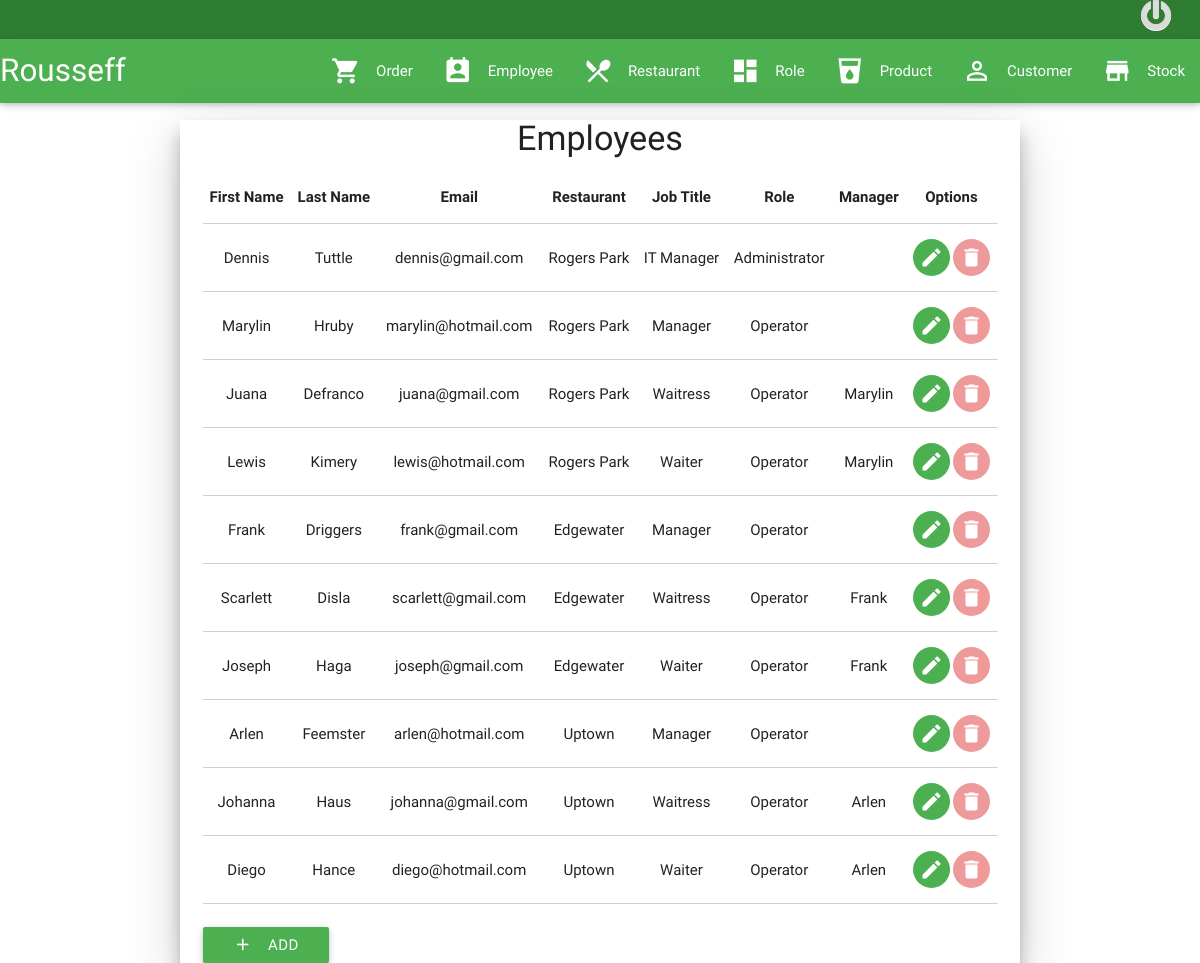
The page /view/employee.php (signed in) on the database its author committed.
### tables this page shows
CREATE TABLE IF NOT EXISTS `employee` (
  `employeeId` INT(11) NOT NULL AUTO_INCREMENT,
  `employeeSSN` VARCHAR(45) NOT NULL,
  `employeeLastName` VARCHAR(50) NOT NULL,
  `employeeFirstName` VARCHAR(50) NOT NULL,
  `employeeEmail` VARCHAR(100) NOT NULL,
  `restaurantId` INT(11) NOT NULL,
  `employeeReportsTo` INT(11) NULL DEFAULT NULL,
  `employeeJobTitle` VARCHAR(50) NOT NULL,
  `employeeUserName` VARCHAR(45) NOT NULL,
  `employeePassword` VARCHAR(100) NULL DEFAULT NULL,
  `roleId` INT(11) NOT NULL,
  `employeeDeleted` BINARY NOT NULL DEFAULT 0,
  PRIMARY KEY (`employeeId`),
  CONSTRAINT `employees_ibfk_1`
    FOREIGN KEY (`employeeReportsTo`)
    REFERENCES `employee` (`employeeId`),
  CONSTRAINT `restaurantId`
    FOREIGN KEY (`restaurantId`)
    REFERENCES `restaurant` (`restaurantId`)
    ON DELETE NO ACTION
    ON UPDATE NO ACTION,
  CONSTRAINT `roleId`
    FOREIGN KEY (`roleId`)
    REFERENCES `role` (`roleId`)
    ON DELETE NO ACTION
    ON UPDATE NO ACTION);

CREATE TABLE IF NOT EXISTS `restaurant` (
  `restaurantId` INT(11) NOT NULL AUTO_INCREMENT,
  `restaurantName` VARCHAR(45) NOT NULL,
  `restaurantPhone` VARCHAR(50) NOT NULL,
  `restaurantAddressLine1` VARCHAR(50) NULL DEFAULT NULL,
  `restaurantAddressLine2` VARCHAR(50) NULL DEFAULT NULL,
  `restaurantCity` VARCHAR(50) NOT NULL,
  `restaurantState` VARCHAR(50) NULL DEFAULT NULL,
  `restaurantCountry` VARCHAR(50) NOT NULL,
  `restaurantPostalCode` VARCHAR(15) NOT NULL,
  `restaurantDeleted` BINARY NOT NULL DEFAULT 0,
  PRIMARY KEY (`restaurantId`));

CREATE TABLE IF NOT EXISTS `role` (
  `roleId` INT(11) NOT NULL AUTO_INCREMENT,
  `roleName` VARCHAR(45) NULL DEFAULT NULL,
  `roleDeleted` BINARY NOT NULL DEFAULT 0,
  `roleDescription` VARCHAR(100) NULL,
  PRIMARY KEY (`roleId`));

### dataaccess/db.inc.php (called while the page is built)
<?php
	include_once DIR_BASE . "dataaccess/config.inc.php";
	class BaseDB
	{
		function connectDatabase()
		{
			try
			{
				global $host, $dbname, $username, $password;
			  	$pdo = new PDO('mysql:host=' . $host . ';dbname=' . $dbname . '', $username, $password);
			  	$pdo->setAttribute(PDO::ATTR_ERRMODE, PDO::ERRMODE_EXCEPTION);
			  	$pdo->exec('SET NAMES "utf8"');
			  	return $pdo;
			}
			catch (PDOException $e)
			{
			  	$error = 'Unable to connect to the database server. ' . $e->getMessage();
			  	die($error);
			  	exit();
			}
			catch (Exception $err)
			{
				$error = 'Error. ' . $e->getMessage();
			 	die($error);
			  	exit();
			}
		}
	}

### business/employeeBS.php (called while the page is built, shortened)
<?php
	require_once DIR_BASE . 'mapper/employeeMapper.php';
	class EmployeeBS
	{
		private $employeeMapper;
		function EmployeeBS()
		{
			$this->employeeMapper = new EmployeeMapper();
		}
		public function getEmployees($id = null)
		{
			return $this->employeeMapper->getEmployees($id);
		}
	}

### dataaccess/employeeDA.php (called while the page is built, shortened)
<?php
	include_once DIR_BASE . "dataaccess/db.inc.php";
	class EmployeeDA extends BaseDB
	{
		private $conn;
		function EmployeeDA()
		{
			$this->conn = parent::connectDatabase();
		}
		public function getEmployees($id = null, $userName = null, $connection = null)
		{
			if($connection == null)
				$connection = $this->conn;
			try
			{
				$sql = 'SELECT
							emp.*,
							sup.`employeeId` AS supervisorId,
							sup.`employeeSSN` AS supervisorSSN,
						    sup.`employeeLastName` AS supervisorLastName,
						    sup.`employeeFirstName` AS supervisorFirstName,
						    sup.`employeeEmail` AS supervisorEmail,
						    sup.`restaurantId` AS supervisorRestaurantId,
						    sup.`employeeReportsTo` AS supervisorReportsTo,
						    sup.`employeeJobTitle` AS supervisorJobTitle,
						    sup.`employeeUserName` AS supervisorUserName,
						    sup.`employeePassword` AS supervisorPassword,
						    sup.`roleId` AS supervisorRoleId,
							`role`.*,
							`restaurant`.*
						FROM
							`employee` emp
							LEFT JOIN
							`employee` sup
							ON emp.employeeReportsTo = sup.employeeId
							LEFT JOIN
							`restaurant`
							ON emp.restaurantId = `restaurant`.restaurantId
							LEFT JOIN
							`role`
							ON emp.roleId = `role`.roleId';
				$prep = $connection->prepare($sql);
			    $prep->execute();
			    return $prep->fetchAll();
			}
			catch (PDOException $e)
			{
			    $error = 'Error fetching employees: ' . $e->getMessage();
			    die($error);
			    exit();
			}
		}
	}

### mapper/employeeMapper.php (called while the page is built, shortened)
<?php
	include_once DIR_BASE . "dataaccess/employeeDA.php";
	include_once DIR_BASE . "mapper/restaurantMapper.php";
	include_once DIR_BASE . "mapper/roleMapper.php";
	class EmployeeMapper
	{
		private $employeeDAO = null;
		private $roleMapper;
		private $restaurantMapper;
		function EmployeeMapper()
		{
			$this->employeeDAO = new EmployeeDA();
			$this->roleMapper = new RoleMapper();
			$this->restaurantMapper = new RestaurantMapper();
		}
		public function getEmployees($id = null, $userName = null, $connection = null)
		{
			$employeeRet = [];
			$employees = $this->employeeDAO->getEmployees($id, $userName);
			foreach ($employees as $employee)
			{
				array_push($employeeRet, $this->createEmployee($employee));
			}
			return $employeeRet;
		}
		public function createEmployee($employee)
		{
			$emp = new Employee();
			$emp->id = $employee['employeeId'];
			$emp->ssn = $employee['employeeSSN'];
			$emp->lastName = $employee['employeeLastName'];
			$emp->firstName = $employee['employeeFirstName'];
			$emp->email = $employee['employeeEmail'];
			$emp->restaurant = $this->restaurantMapper->createRestaurant($employee);
			$emp->reportsTo = $this->createSupervisor($employee);
			$emp->jobTitle = $employee['employeeJobTitle'];
			$emp->userName = $employee['employeeUserName'];
			$emp->password = $employee['employeePassword'];
			$emp->role = $this->roleMapper->createRole($employee);
			return $emp;
		}
		public function createSupervisor($employee)
		{
			$emp = new Employee();
			if(isset($employee['supervisorId']))
			{
				$emp->id = $employee['supervisorId'];
				$emp->ssn = $employee['supervisorSSN'];
				$emp->lastName = $employee['supervisorLastName'];
				$emp->firstName = $employee['supervisorFirstName'];
				$emp->email = $employee['supervisorEmail'];
				$emp->restaurant = $this->restaurantMapper->createRestaurant($employee);
				$emp->jobTitle = $employee['supervisorJobTitle'];
				$emp->userName = $employee['supervisorUserName'];
				$emp->password = $employee['supervisorPassword'];
				$emp->role = $this->roleMapper->createRole($employee);
			}
			return $emp;
		}
	}

### mapper/restaurantMapper.php (called while the page is built, shortened)
<?php
	class RestaurantMapper
	{
		public function createRestaurant($restaurant)
		{
			$rest = new Restaurant();
			$rest->id = $restaurant['restaurantId'];
			$rest->name = $restaurant['restaurantName'];
			$rest->phone = $restaurant['restaurantPhone'];
			$rest->addressLine1 = $restaurant['restaurantAddressLine1'];
			$rest->addressLine2 = $restaurant['restaurantAddressLine2'];
			$rest->city = $restaurant['restaurantCity'];
			$rest->state = $restaurant['restaurantState'];
			$rest->country = $restaurant['restaurantCountry'];
			$rest->postalCode = $restaurant['restaurantPostalCode'];
			return $rest;
		}
	}

### mapper/roleMapper.php (called while the page is built, shortened)
<?php
	class RoleMapper
	{
		public function createRole($role)
		{
			$rol = new Role();
			$rol->id = $role['roleId'];
			if(isset($role['roleName']))
			{
				$rol->name = $role['roleName'];
			}
			return $rol;
		}
	}

### view/employee.html.php (the view, shortened to what this page needs)
<?php  include 'header.php';?>
<div class="container z-depth-3">
	<h4 class="center-align ">Employees</h4>
	<table class="bordered hoverable responsive-table">
        <thead>
          <tr>
			<th data-field="id" class="center-align">First Name</th>
			<th data-field="id" class="center-align">Last Name</th>
			<th data-field="id" class="center-align">Email</th>
			<th data-field="id" class="center-align">Restaurant</th>
			<th data-field="id" class="center-align">Job Title</th>
			<th data-field="id" class="center-align">Role</th>
			<th data-field="id" class="center-align">Manager</th>
			<th data-field="id" class="center-align">Options</th>
          </tr>
        </thead>
        <tbody>
        	<?php foreach ($employees as $employee): ?>
          <tr>
			<td class="center-align"><?php echo $employee->firstName; ?></td>
			<td class="center-align"><?php echo $employee->lastName; ?></td>
			<td class="center-align"><?php echo $employee->email; ?></td>
			<td class="center-align"><?php echo $employee->restaurant->name; ?></td>
			<td class="center-align"><?php echo $employee->jobTitle; ?></td>
			<td class="center-align"><?php echo $employee->role->name; ?></td>
			<td class="center-align"><?php echo $employee->reportsTo->firstName; ?></td>
            <td class="center-align">
				<form action="?" method="post">
					<div>
						<button class="btn-floating btn-flat waves-effect waves-light tooltipped green" data-position="top" data-delay="15" data-tooltip="Edit Employee" type="submit" name="action" value="iedit">
    						<i class="mdi-editor-mode-edit"></i>
  						</button>
  						<button class="btn-floating btn-flat waves-effect waves-light tooltipped red lighten-3" data-position="top" data-delay="15" data-tooltip="Delete Employee" type="button" onclick="callDeleteRoutine('<?php echo $deleteUrl; ?>', <?php echo $employee->id; ?>);" name="delete" value="idelete">
    						<i class="mdi-action-delete"></i>
  						</button>
					</div>
				</form>
			</td>
          </tr>
          <?php endforeach; ?>
        </tbody>
      </table>
      <form action="?" method="post">
       <br>
		<button class="waves-effect waves-light btn green" type="submit" name="add" value="Add">Add
    		<i class="mdi-content-add left"></i>
  		</button>
	</form>
</div>
<?php  include 'footer.php';?>

### view/employee.php (shortened to what this page needs)
<?php
	include_once DIR_BASE . '/business/employeeBS.php';
	$employeeBS = new EmployeeBS();
	$deleteUrl = 'employee.php';
	$employees = $employeeBS->getEmployees();
	if (isset($_POST['add']))
	{
		$employee = new Employee();
		$action	= 'addform';
		include 'employee.form.php';
		exit();
	}
	elseif (isset($_POST['action']) and $_POST['action'] == 'iedit')
	{
		$employee = $employeeBS->getEmployees($_POST['id'])[0];
		$action	= 'editform';
		include 'employee.form.php';
		exit();
	}
	elseif (isset($_POST['action']) and $_POST['action'] == 'idelete')
	{
		$error = $employeeBS->deleteEmployee($_POST['id']);
		mainPage();
	}
	else
	{
		mainPage();
	}
	function mainPage()
	{
		global $employeeBS, $employees, $error, $deleteMsg, $deleteUrl;
		$employees = $employeeBS->getEmployees();
		include 'employee.html.php';
	}

### view/header.php (shortened to what this page needs)
<!DOCTYPE html>
<html>
  <head>
    <link type="text/css" rel="stylesheet" href="<?php echo ROOT; ?>/css/materialize.min.css"  media="screen,projection"/>
    <link type="text/css" rel="stylesheet" href="<?php echo ROOT; ?>/css/style.css" >
  </head>
  <body hola-ext-player="1">
    <header class="header green darken-3 z-depth-1">
        <?php if(isset($_SESSION['UserId'])) { ?>
        <ul class="navHeader" style="
    margin-top: 0px;
    margin-bottom: 0px;
    margin-left:95%;
">
           <li class="liClass">
          <form action="?" method="post">
            <input type="image" src="<?php echo ROOT; ?>/img/logout.png" alt="Logout">
          </form>
         </li>
        </ul>
        <?php } ?>
    </header>
<nav class="green">
  <div class="nav-wrapper">
    <a href="#" class="brand-logo">Rousseff</a>
      <ul class="right hide-on-med-and-down">
      <li><a href="<?php echo ROOT; ?>/view/orders/"><i class="mdi-action-shopping-cart left"></i>Order</a></li>
      <li><a href="<?php echo ROOT; ?>/view/employee.php"><i class="mdi-action-perm-contact-cal left"></i>Employee</a></li>
      <li><a href="<?php echo ROOT; ?>/view/restaurant.php"><i class="mdi-maps-local-restaurant left"></i>Restaurant</a></li>
      <li><a href="<?php echo ROOT; ?>/view/role.php"><i class="mdi-action-dashboard left"></i>Role</a></li>
      <li><a href="<?php echo ROOT; ?>/view/product.php"><i class="mdi-maps-local-drink left"></i>Product</a></li>
      <li><a href="<?php echo ROOT; ?>/view/customer.php"><i class="mdi-social-person-outline left"></i>Customer</a></li>
      <li><a href="<?php echo ROOT; ?>/view/stock.php"><i class="mdi-action-store left"></i>Stock</a></li>
    </ul>
  </div>
</nav>
    <div class="main content">

### view/footer.php (shortened to what this page needs)
</body>
</html>

### rows shown on the page
employee: employeeFirstName "Dennis", employeeLastName "Tuttle", employeeEmail "dennis@gmail.com", restaurantId.restaurantName "Rogers Park", employeeJobTitle "IT Manager", roleId.roleName "Administrator"
employee: employeeFirstName "Marylin", employeeLastName "Hruby", employeeEmail "marylin@hotmail.com", restaurantId.restaurantName "Rogers Park", employeeJobTitle "Manager", roleId.roleName "Operator"
employee: employeeFirstName "Juana", employeeLastName "Defranco", employeeEmail "juana@gmail.com", restaurantId.restaurantName "Rogers Park", employeeJobTitle "Waitress", roleId.roleName "Operator", employeeReportsTo.employeeFirstName "Marylin"
employee: employeeFirstName "Lewis", employeeLastName "Kimery", employeeEmail "lewis@hotmail.com", restaurantId.restaurantName "Rogers Park", employeeJobTitle "Waiter", roleId.roleName "Operator", employeeReportsTo.employeeFirstName "Marylin"
employee: employeeFirstName "Frank", employeeLastName "Driggers", employeeEmail "frank@gmail.com", restaurantId.restaurantName "Edgewater", employeeJobTitle "Manager", roleId.roleName "Operator"
employee: employeeFirstName "Scarlett", employeeLastName "Disla", employeeEmail "scarlett@gmail.com", restaurantId.restaurantName "Edgewater", employeeJobTitle "Waitress", roleId.roleName "Operator", employeeReportsTo.employeeFirstName "Frank"
employee: employeeFirstName "Joseph", employeeLastName "Haga", employeeEmail "joseph@gmail.com", restaurantId.restaurantName "Edgewater", employeeJobTitle "Waiter", roleId.roleName "Operator", employeeReportsTo.employeeFirstName "Frank"
employee: employeeFirstName "Arlen", employeeLastName "Feemster", employeeEmail "arlen@hotmail.com", restaurantId.restaurantName "Uptown", employeeJobTitle "Manager", roleId.roleName "Operator"
employee: employeeFirstName "Johanna", employeeLastName "Haus", employeeEmail "johanna@gmail.com", restaurantId.restaurantName "Uptown", employeeJobTitle "Waitress", roleId.roleName "Operator", employeeReportsTo.employeeFirstName "Arlen"
employee: employeeFirstName "Diego", employeeLastName "Hance", employeeEmail "diego@hotmail.com", restaurantId.restaurantName "Uptown", employeeJobTitle "Waiter", roleId.roleName "Operator", employeeReportsTo.employeeFirstName "Arlen"
